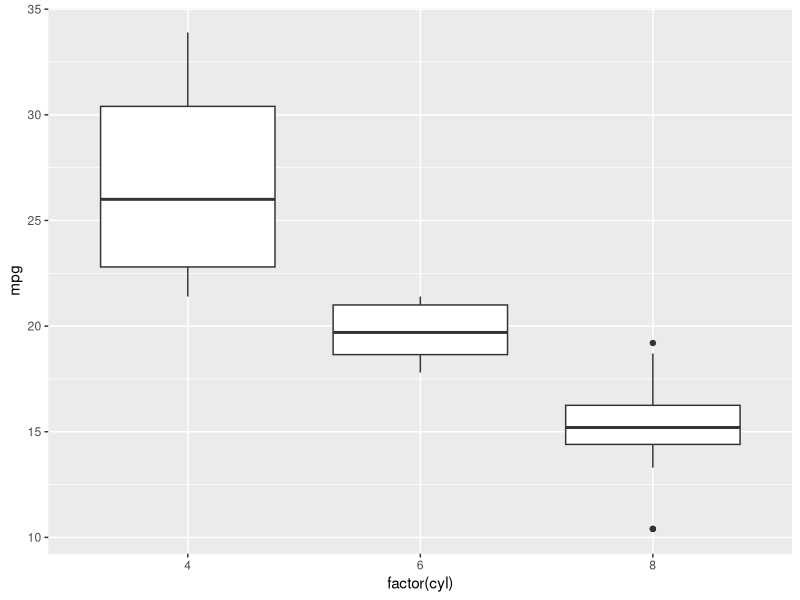
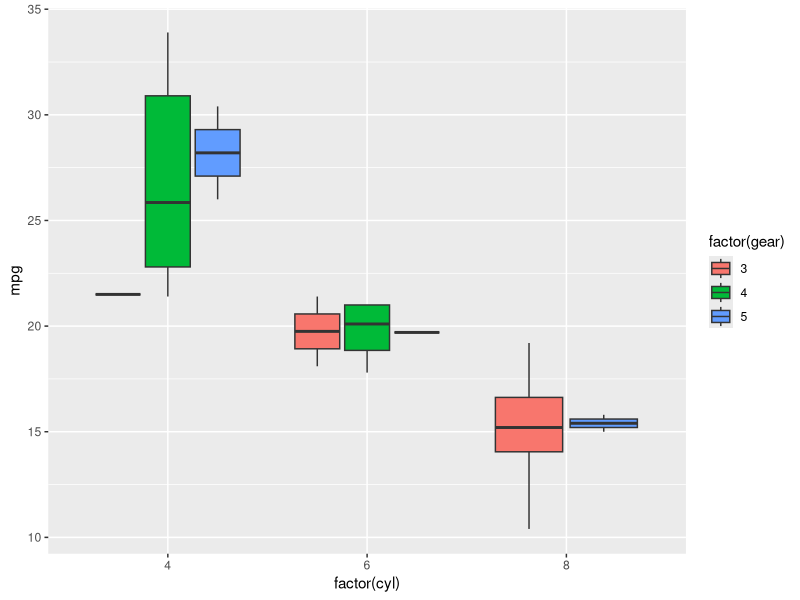

Source code (R) for these figures, in order: (Note: this script raises an error after producing the figures.)
## ---- chunk 1
library(tidyverse)
library(dplyr)
library(knitr)
library(ggplot2)
#1
df <- mtcars %>% mutate(hp_rank = cut(hp, breaks = c(1, 100, 150, Inf), labels = c("low", "medium", "high")))

#2
mpg_table <- mtcars %>% 
  mutate(mean_mpg_all = mean(mpg)) %>%
  group_by(cyl) %>%
  mutate(mean_mpg_by_cyl = mean(mpg), above_all = mpg > mean_mpg_all, above_cyl =mpg > mean_mpg_by_cyl) %>%
  summarise(n_above_mean_all = sum(above_all), n_above_cyl = sum(above_cyl))

#3
p <- ggplot(mtcars, aes(x = factor(cyl), y = mpg)) +
  geom_boxplot()
p
p2 <- ggplot(mtcars, aes(x = factor(cyl), y = mpg, fill = factor(gear))) +
  geom_boxplot()
p2

#4
scores <- data_frame(id = c(1:6), 
                     group_id = c(1211, 1311, 2634, 1311, 1211, 2634), 
                     exam_1 = c(67, 77, 45, 92, 83, 70),
                     exam_2 = c(85, 76, 69, 94, 88, 80),
                     exam_3 = c(91, 94, 88, 79, 97, 100))

kable(scores, align = 'c')
## ---- chunk 2
#mean exam_grade by group id

#untidy way
mean_exam_grades <- scores %>% 
                    group_by(group_id) %>%
                    summarise(exam_1 = mean(exam_1),
                              exam_2 = mean(exam_2),
                              exam_3 = mean(exam_3))

kable(mean_exam_grades, align = 'c')
## ---- chunk 3
#tidy version
tidy_exam_grades <- scores %>% 
                    gather(key = exam, value = score, exam_1:exam_3) %>%
                    group_by(group_id, exam) %>%
                    summarise(score = mean(score))

kable(tidy_exam_grades, align = 'c', caption = 'Average Exam Score by Group_ID')
## ---- chunk 4
long_scores <- scores %>% gather(key = exam, value = score, exam_1:exam_3)
long_scores

wide_score <- long_scores %>% spread(key = exam, value = score)
wide_score
## ---- chunk 5

ldf <- long_scores %>% select(-id)
wdf <- ldf %>% spread(key = exam, value = score)
